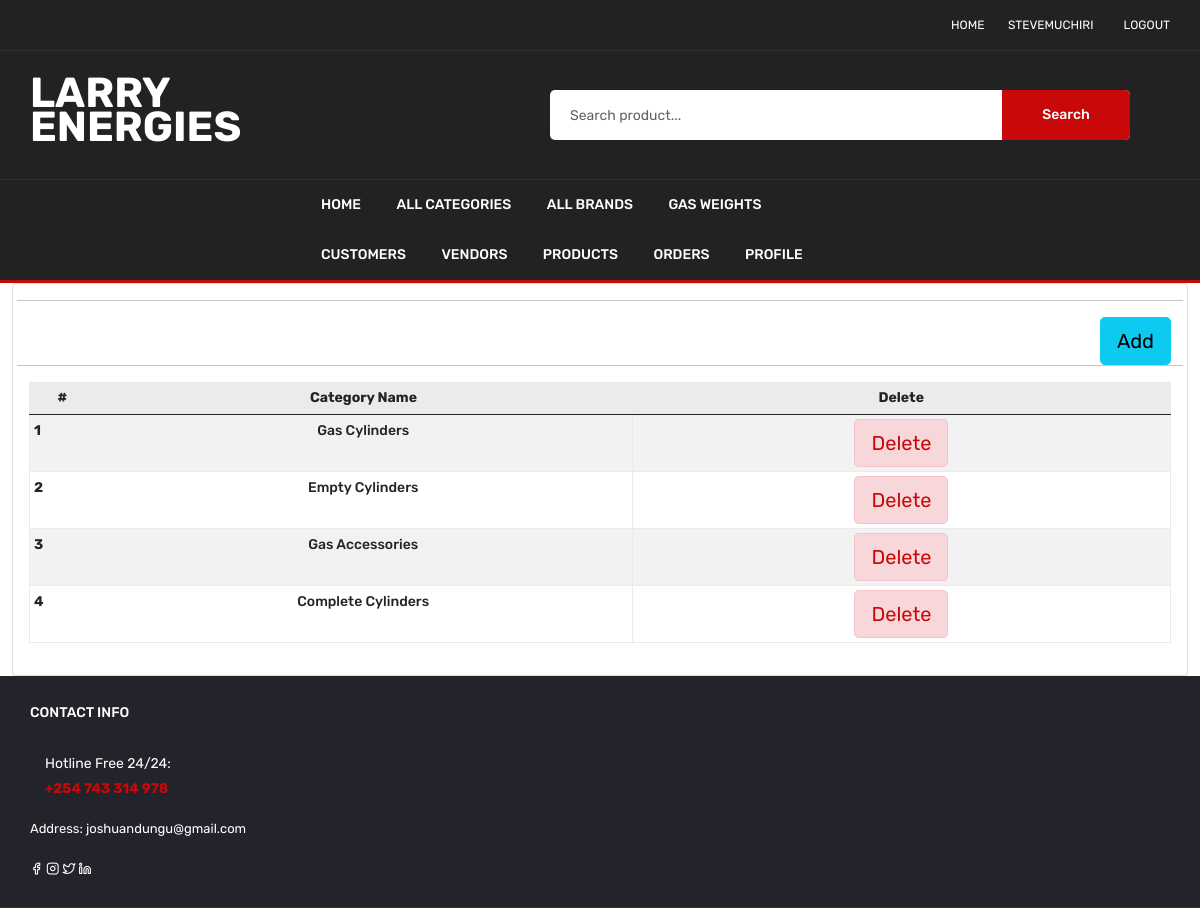
The app's page /admin/category.php (signed in) with its own data.
### tables this page shows
CREATE TABLE `categories` (
  `cat_id` int(100) NOT NULL,
  `cat_title` text NOT NULL
);

### admin/category.php (the view, shortened to what this page needs)
<!DOCTYPE html>
<html lang="en">
<?php include 'includes/header.php'; ?>
<body>
    <div id="main-wrapper">
        <?php
        include 'includes/header_area_menu.php';
        ?>
        <div class="content-body">
            <div class="container-fluid">
                <div class="card">
                    <div class="card-body">
                        <div class="row">
                            <hr>
                            <div align="right">
                                <button type="button" id="add_button" class="btn btn-info btn-lg"> <a
                                        href="add_category.php">Add</a>
                                </button>
                            </div>
                            <hr>
                            <div class="table-responsive">
                                <table class="table table-striped table-sm">
                                    <thead>
                                        <tr>
                                            <th>#</th>
                                            <th>Category Name</th>
                                            <th>Delete</th>
                                        </tr>
                                    </thead>
                                    <tbody id="product_list">
                                        <?php
                                        require_once 'db/db.php';
                                        $query = mysqli_query($con, "SELECT * FROM categories ");
                                        $cnt = 1;
                                        while ($row = mysqli_fetch_array($query)) {
                                        ?>
                                        <tr>
                                            <th scope="row"><?php echo $cnt; ?></th>
                                            <td><?php echo $row['cat_title']; ?></td>
                                            <td>
                                                <button class="btn btn alert-danger btn-lg"><a
                                                        href="category.php?delid=<?php echo $row['cat_id']; ?>"
                                                        onclick="return confirm('Are you sure you want to delete this category')">Delete</a></button>
                                            </td>
                                            <?php $cnt++;
                                        } ?>
                                    </tbody>
                                </table>
                            </div>
                        </div>
                    </div>
                </div>
            </div>
        </div>
    </div>
    <?php
    include 'includes/footer.php';
    ?>
</body>
</html>

### records on screen
categories: cat_title "Gas Cylinders"
categories: cat_title "Empty Cylinders"
categories: cat_title "Gas Accessories"
categories: cat_title "Complete Cylinders"

### other values on screen
$_SESSION["name"] "STEVEMUCHIRI"
